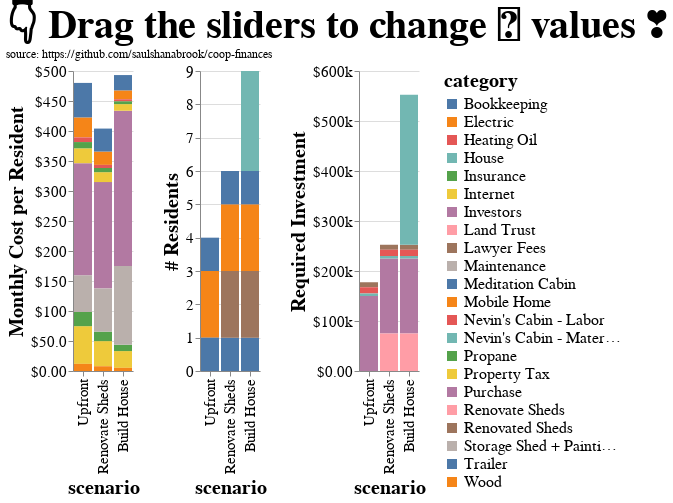

Notebook code cell kept with this figure:
### Code cell
TAX_RATE = 2.32
ROBBIE_PROPANE = 1135
ROBBIE_ELECTRIC = 1598
ROBBIE_HEATING_OIL = 375




def scenarios(property_cost, interest_rate, insurance, lawyer_fees, clt_value, assessed_value, cords_wood, price_per_cord, maintaince, mobile_home, trailer, propane, electric, oil, loan_duration, bookkeeping, nevins_cabin, storage_shed, per_sq_ft, shipping_container, house, house_size, storage_shed_people, shipping_container_ppl, storage_shed_sq_ft, shed_people, shed_sq_ft):
    r = interest_rate / 12
    def make_scenario(name, upfront_costs, number_people):
        P = sum(upfront_costs.values())
        building_values = sum(v for k, v in upfront_costs.items() if k not in {
            "Lawyer Fees",
            "Purchase"
        }) + 80 * 1000
        return Scenario(
            name,
            monthly_cost={
                "Investors": alt.expr.if_(
                    loan_duration == 0,
                    # Interest only
                    r * P,
                    # Fixed rate repayment
                    # https://en.wikipedia.org/wiki/Mortgage_calculator#Monthly_payment_formula
                    alt.expr.if_(
                        r == 0,
                        P / loan_duration,
                        (r * P) / (1 - (1 + r)**(-loan_duration)),
                    ),
                ),
                "Land Trust": alt.expr.if_(clt_value <= 0, 0, 75),
                "Property Tax": assessed_value * TAX_RATE / 100 / 12,
                "Wood": cords_wood *  price_per_cord / 12,
                "Propane": propane / 12,
                "Electric": electric / 12,
                "Heating Oil": oil / 12,
                "Internet": 99,
                "Maintenance": maintaince * building_values / 12,
                "Insurance": insurance / 12,
                "Bookkeeping": bookkeeping
            },
            upfront_cost=upfront_costs,
            number_people=number_people
        )

    def make_scenarios(*scenarios):
        total_upfront = {}
        total_people = {}
        ss = []
        for name, upfront, people in scenarios:
            total_upfront.update(upfront)
            total_people.update(people)
            ss.append(make_scenario(name, dict(total_upfront), dict(total_people)))
        return ss
    return make_scenarios(
        (
            "Upfront",
            {
                "Lawyer Fees": lawyer_fees,
                "Purchase": property_cost - clt_value,
                "Nevin's Cabin - Labor": 500 * 25,
                "Nevin's Cabin - Materials": 5000,
                "Storage Shed + Painting Studio": alt.expr.if_(
                    storage_shed == "shipping",
                    shipping_container,
                    alt.expr.if_(
                        storage_shed == "build",
                        storage_shed_sq_ft * per_sq_ft,
                        0
                    )
                ),
            }, {
                "Mobile Home": mobile_home,
                "Trailer": trailer,
                "Meditation Cabin": alt.expr.if_(nevins_cabin, 1, 0),
                "Storage Shed + Painting Studio": alt.expr.if_(
                    storage_shed == "shipping",
                    shipping_container_ppl,
                    alt.expr.if_(
                        storage_shed == "build",
                        storage_shed_people,
                        0
                    )
                )
            }
        ),
        (
            "Renovate Sheds",
            {
                "Renovate Sheds": shed_sq_ft * per_sq_ft,
            },
            {
                "Renovated Sheds": shed_people,
            }
        ),
        (
            "Build House",
            {
                "House": house_size * per_sq_ft,
            },
            {
                "House": house
            }
        )
    )

generate_plot(
    scenarios,
    [
        "source: https://github.com/saulshanabrook/coop-finances",
    ],
    # Construction
    # Initial
    mobile_home=Variable("🚌", "# of ppl in mobile home", Range(1, 4, 1), 2, 'O'),
    trailer=Variable("🎬", "# of ppl in studio", Range(0, 4, 1), 1, 'O'),
    nevins_cabin=Variable("🧘", "Meditation Cabin", ([True, False], ("Move Nevin's cabin before sale", "None")), True, 's'),
    storage_shed=Variable("🫙", "Storage Shed + Painting Studio", (["shipping", "build", 0], ("Shipping container before sale", "Build before sale", "None")), 0, 's'),
    storage_shed_people=Variable("🫙", "# of ppl in Storage Shed + Painting Studio", Range(0, 3, 1), 2, 'o'),
    storage_shed_sq_ft=Variable("🫙", "Storage Shed + Painting Studio sq Ft", Range(500, 1500, 250), 1000, 's'),
    shipping_container=Variable("🚢", "Shipping Container Cost", Range(2 * 1000, 10 * 1000, 1000), 7 * 1000, '$'),
    shipping_container_ppl=Variable("🚢", "# of ppl in Shipping Container", Range(0, 1, 1), 0, 'O'),


    # Shed
    shed_people=Variable("🛖", "# of ppl in renovated sheds", Range(0, 3, 1), 2, 'o'),
    shed_sq_ft=Variable("🛖", "Renoved sheds sq Ft", Range(250, 750, 250), 500, 's'),

    # House
    house=Variable("🏠", "# of ppl in house", Range(0, 5, 1), 3, 'O'),
    house_size=Variable("🏠", "House sq ft", Range(1000, 2500, 250), 2000, 's'),

    per_sq_ft=Variable("👣", "Construction cost / sq ft", Range(100, 400, 50), 150, '$'),


    # Loan costs 
    interest_rate=Variable("📈", "Investor interest rate", Range(0, 0.10, 0.01), 0.03, '%'),
    loan_duration=Variable("🗓", "Loan Duration", ([5 * 12, 10 * 12, 15 * 12, 30 * 12, 0], ["5 years", "10 years", "15 years", "30 years", "Investment"]), 30 * 12, 's'),
    
    # Upfront costs
    property_cost=Variable("🤑", "Purchase price", Range(110 * 1000, 300 * 1000, 10 * 1000), 150 * 1000, '$'),
    lawyer_fees=Variable("💼", "Lawyer fees and closing costs", Range(2000, 20000, 1000), 10000, '$'),
    clt_value=Variable("🏞", "Land value owned by CLT", Range(0, 150 * 1000, 10000), 0, '$'),

    # Other costs
    maintaince=Variable("🔧", "% of building value saved for maintaince", Range(0.01, 0.05, 0.01), 0.03, '%'),
    assessed_value=Variable("🇺🇸", "Assessed Value (for property taxes)", Range(110 * 1000, 300 * 1000, 5 * 1000), 130 * 1000, '$'),
    bookkeeping=Variable("📔", "Bookkeeping.coop Service Plan", ([230, 460, 1150], ["Extra Small", "Small", "Medium"]), 230, 's'),
    # Utilities
    insurance=Variable("🏡", "Home Insurance (annual)", Range(300, 800, 100), 500, '$'),
    cords_wood=Variable("🪵", "Cords of wood per year", Range(0, 5, 1), 3, '#'),
    price_per_cord=Variable("🔥", "Price per cord wood", Range(0, 580, 10), 190, '$'),
    propane=Variable("🦕", "Propane per year", Range(0, ROBBIE_PROPANE * 2, ROBBIE_PROPANE / 10), ROBBIE_PROPANE, '$'),
    electric=Variable("🔌", "Electric per year", Range(0, ROBBIE_ELECTRIC * 2, ROBBIE_ELECTRIC / 10), ROBBIE_ELECTRIC, '$'),
    oil=Variable("🪔", "Heating oil per year", Range(0, ROBBIE_HEATING_OIL * 2, ROBBIE_HEATING_OIL / 10), ROBBIE_HEATING_OIL, '$')
)
